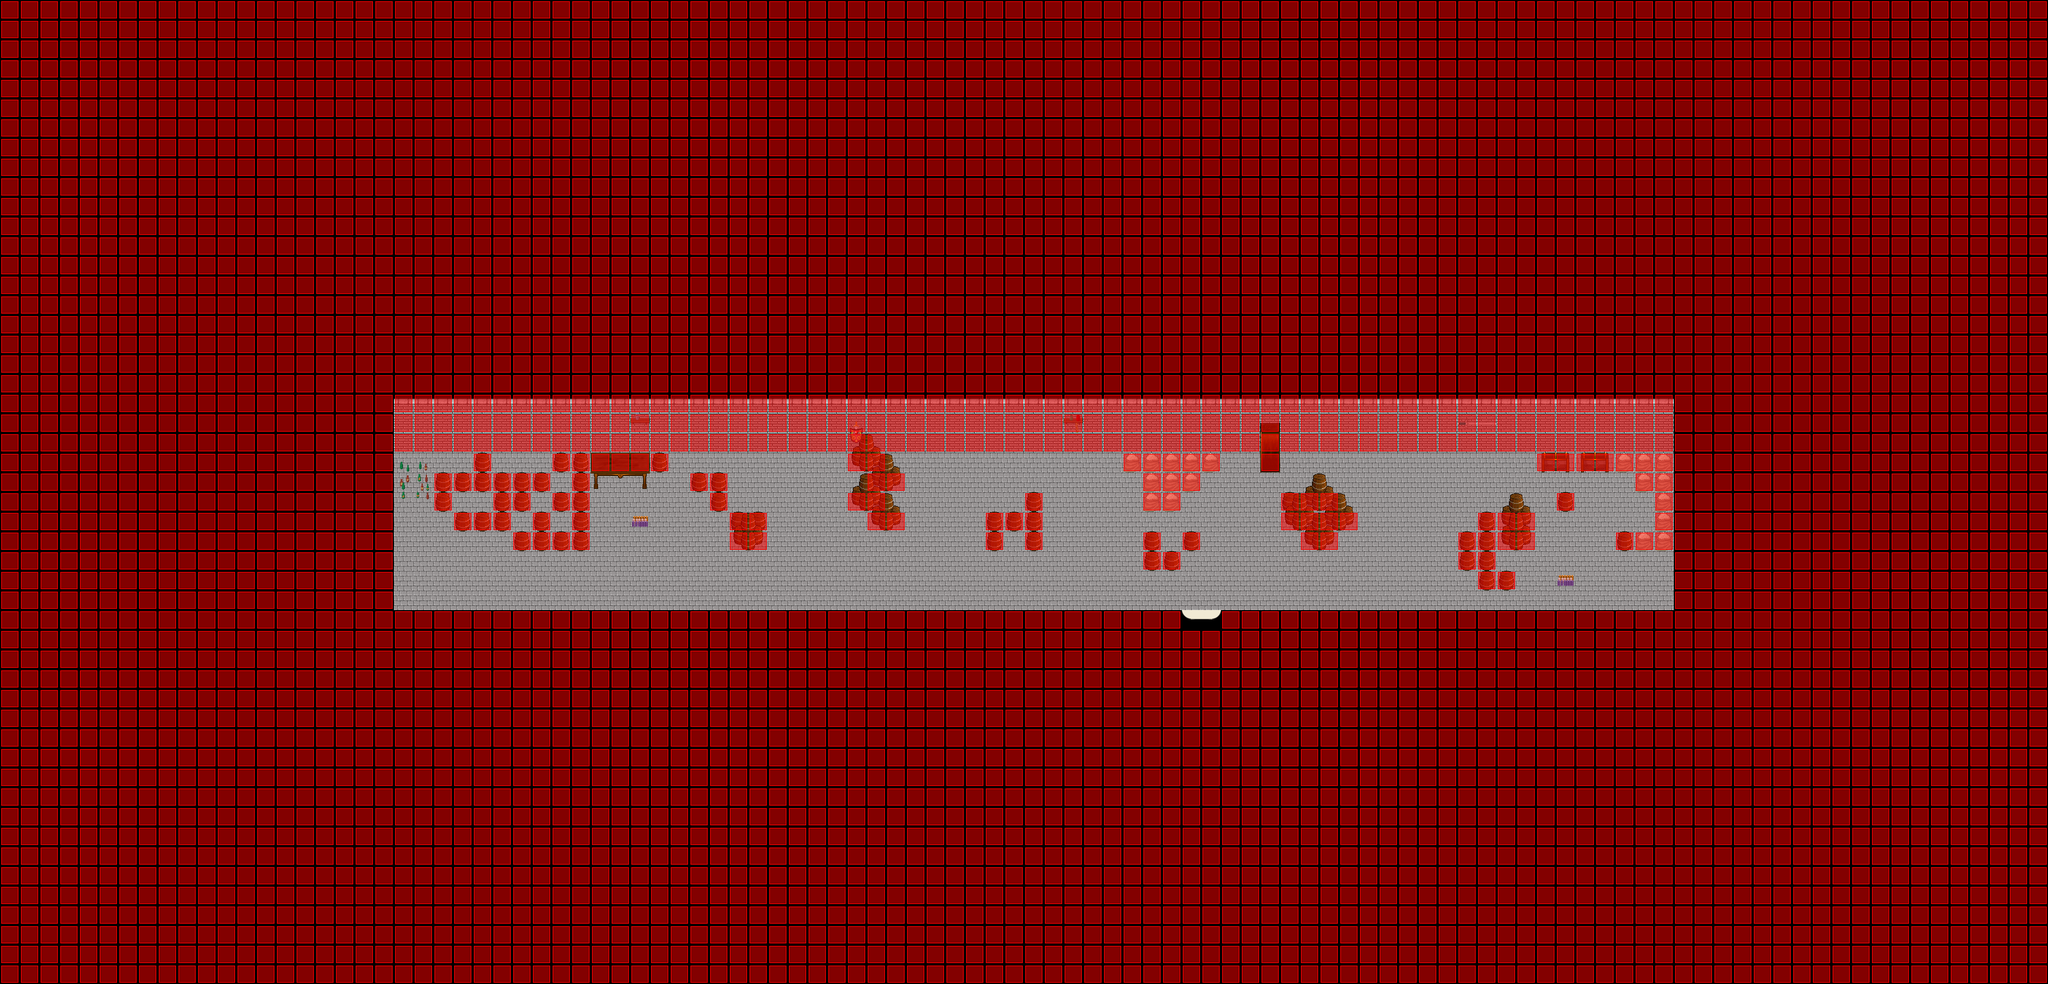

This game map was drawn from its Tiled (.tmx) file and the tilesets committed beside it. A one-line description and the trimmed map source follow:
An orthogonal 104x50 tile map with 32x32 px tiles, 4 tile layers (Ground, Fringe, Over, Collision), 6 tilesets and 4 objects (2x SPAWN, SCRIPT, WARP).

<map version="1.0" orientation="orthogonal" width="104" height="50" tilewidth="32" tileheight="32">
 <properties>
  <property name="music" value="inside.ogg" />
 </properties>
 <tileset firstgid="1" name="collision" tilewidth="32" tileheight="32">
  <image source="../graphics/tiles/collision1_32_32.png" />
 </tileset>
 <tileset firstgid="1025" name="inn" tilewidth="32" tileheight="32">
  <image source="../graphics/tiles/indoor3_32_32.png" />
 </tileset>
 <tileset firstgid="2049" name="indoor8_32_32" tilewidth="32" tileheight="32">
  <image source="../graphics/tiles/indoor2_32_32.png" />
 </tileset>
 <tileset firstgid="3073" name="inn_32_64" tilewidth="32" tileheight="64">
  <image source="../graphics/tiles/indoor2_32_64.png" />
 </tileset>
 <tileset firstgid="3585" name="inn_32_96" tilewidth="32" tileheight="96">
  <image source="../graphics/tiles/indoor2_32_96.png" />
 </tileset>
 <tileset firstgid="3905" name="concrete_walls" tilewidth="32" tileheight="32">
  <image source="../graphics/tiles/castle1_32_32.png" />
 </tileset>
 <layer name="Ground" width="104" height="50">
  <data>[5200 cells, 5200 non-empty, 5 distinct tile ids]</data>
 </layer>
 <layer name="Fringe" width="104" height="50">
  <data>[5200 cells, 729 non-empty, 24 distinct tile ids]</data>
 </layer>
 <layer name="Over" width="104" height="50">
  <data>[5200 cells, 255 non-empty, 7 distinct tile ids]</data>
 </layer>
 <layer name="Collision" width="104" height="50">
  <data>[5200 cells, 4777 non-empty, 1 distinct tile ids]</data>
 </layer>
 <objectgroup name="Object" width="104" height="50">
  <object name="External Map Events" type="SCRIPT" x="0" y="-2880">
   <properties>
    <property name="FILENAME" value="scripts/maps/iw-selphie-timlet-flat04-o00-o00-n01.lua" />
   </properties>
  </object>
  <object name="Warp to flat4-o0 XCF" type="WARP" x="1920" y="992" width="64" height="32">
   <properties>
    <property name="DEST_MAP" value="iw-selphie-timlet-flat04-o00-o00-o00" />
    <property name="DEST_X" value="1952" />
    <property name="DEST_Y" value="960" />
   </properties>
  </object>
  <object name="Kellerskorpion" type="SPAWN" x="896" y="736" width="1824" height="256">
   <properties>
    <property name="MAX_BEINGS" value="15" />
    <property name="MONSTER_ID" value="10" />
    <property name="SPAWN_RATE" value="10" />
   </properties>
  </object>
  <object name="Red Scorpion" type="SPAWN" x="640" y="832" width="256" height="160">
   <properties>
    <property name="MAX_BEINGS" value="1" />
    <property name="MONSTER_ID" value="6" />
    <property name="SPAWN_RATE" value="10" />
   </properties>
  </object>
 </objectgroup>
</map>
